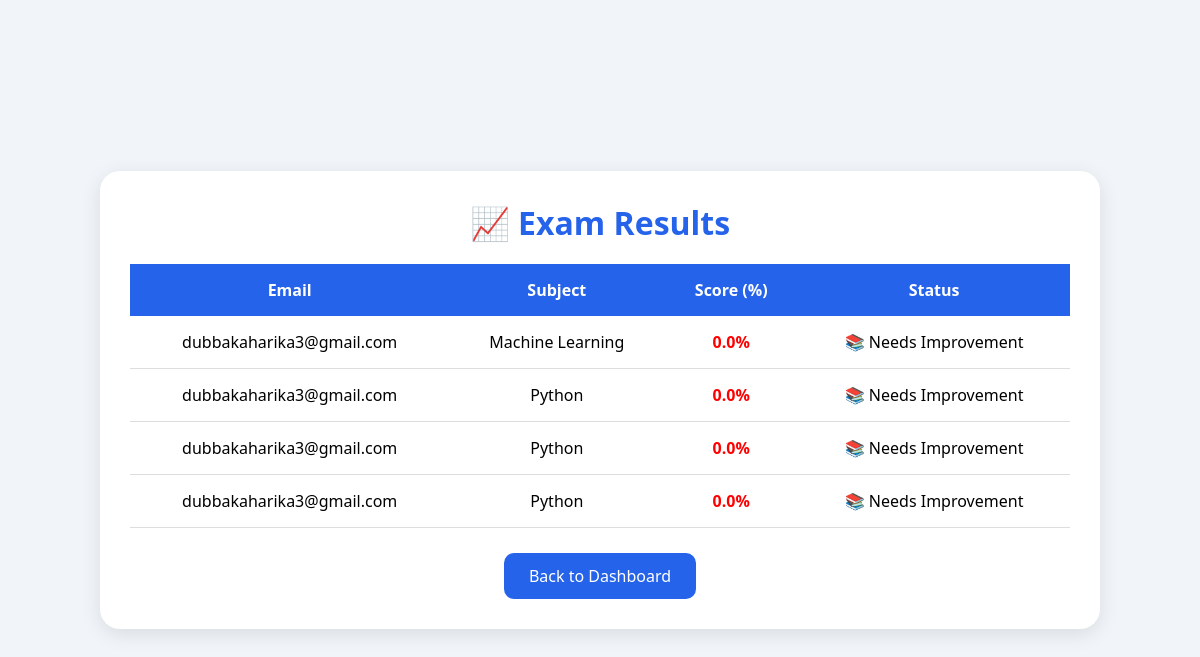
The app's page /results, older data.
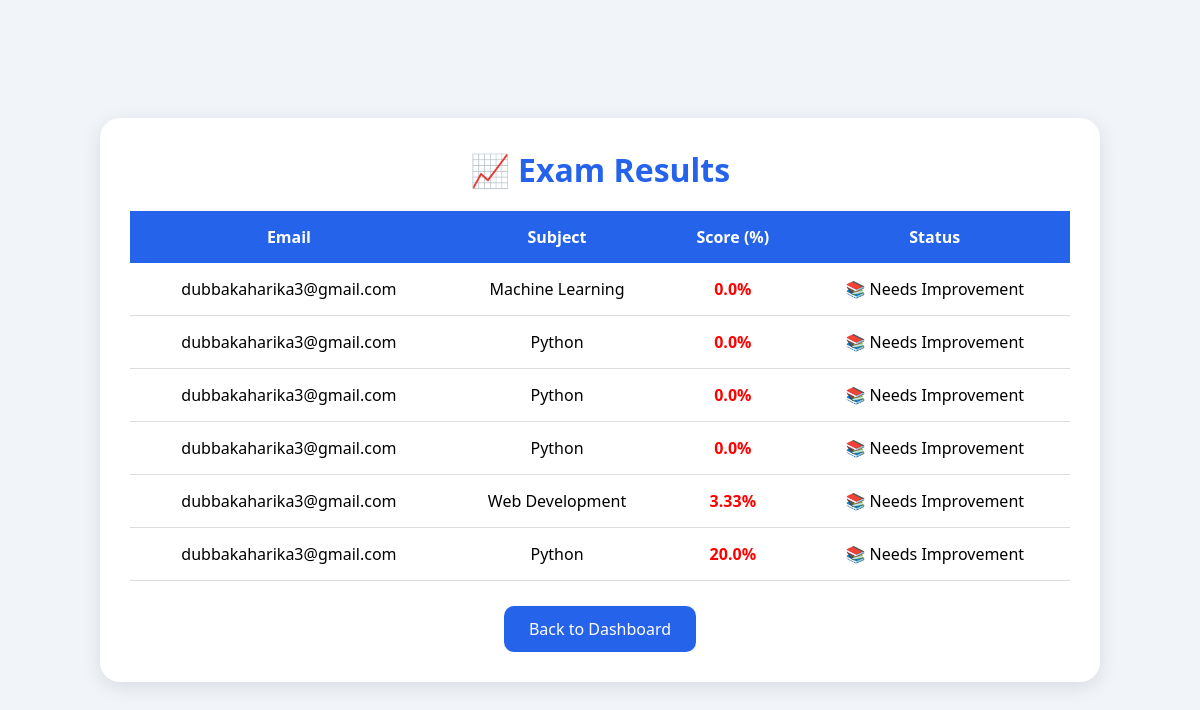
The same page, newer data.
### tables this page shows
CREATE TABLE results(
id INTEGER PRIMARY KEY AUTOINCREMENT,
email TEXT,
subject TEXT,
score INTEGER
);

### app.py (the view)
@app.route("/results")
def results():
    conn = get_db()
    cursor = conn.cursor()
    cursor.execute(
        "SELECT id,email,subject,score FROM results"
    )
    rows = cursor.fetchall()
    conn.close()
    data = []
    for row in rows:
        data.append(
            (
                row[0],
                row[1],
                row[2],
                float(row[3])
            )
        )
    return render_template(
        "results.html",
        results=data
    )

### app.py (called while the page is built)
def get_db():
    conn = sqlite3.connect("users.db")
    return conn

### templates/results.html (shortened to what this page needs)
<!DOCTYPE html>
<html>
<head>
</head>
<body>
<div class="container">
<h1>📈 Exam Results</h1>
<table>
<tr>
<th>Email</th>
<th>Subject</th>
<th>Score (%)</th>
<th>Status</th>
</tr>
{% for row in results %}
<tr>
<td>
{{ row[1] }}
</td>
<td>
{{ row[2] }}
</td>
<td>
{% if row[3]|float >= 80 %}
<span class="score-high">
{{ row[3] }}%
</span>
{% elif row[3]|float >= 50 %}
<span class="score-medium">
{{ row[3] }}%
</span>
{% else %}
<span class="score-low">
{{ row[3] }}%
</span>
{% endif %}
</td>
<td>
{% if row[3]|float >= 80 %}
🏆 Excellent
{% elif row[3]|float >= 50 %}
👍 Good
{% else %}
📚 Needs Improvement
{% endif %}
</td>
</tr>
{% endfor %}
</table>
<a href="/dashboard" class="btn">
Back to Dashboard
</a>
</div>
</body>
</html>

### templates/results.html (style rules this page uses)
* { margin:0; padding:0; box-sizing:border-box; font-family:'Segoe UI',sans-serif; }
body { background:#f1f5f9; display:flex; justify-content:center; align-items:center; min-height:100vh; padding:30px; }
.container { width:90%; max-width:1000px; background:white; padding:30px; border-radius:20px; box-shadow:0px 5px 20px rgba(0,0,0,0.1); text-align:center; }
h1 { color:#2563eb; margin-bottom:20px; }
table { width:100%; border-collapse:collapse; margin-top:20px; }
th { background:#2563eb; color:white; padding:15px; }
td { padding:15px; border-bottom:1px solid #ddd; }
.score-low { color:red; font-weight:bold; }
.btn { display:inline-block; margin-top:25px; padding:12px 25px; background:#2563eb; color:white; text-decoration:none; border-radius:10px; }

Row changes from the older to the newer data that the page shows:
added results: email "dubbakaharika3@gmail.com", subject "Web Development", score "3.33", shows "📚 Needs Improvement"
added results: email "dubbakaharika3@gmail.com", subject "Python", score "20.0", shows "📚 Needs Improvement"
